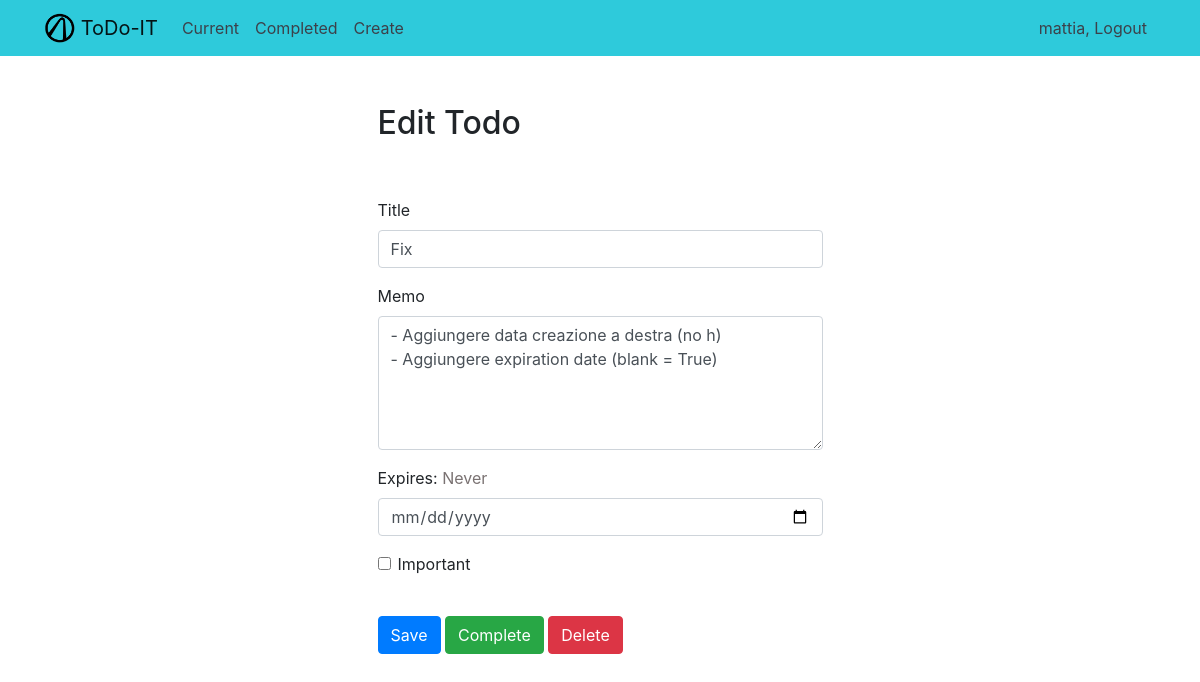
Before: /todo/21 (signed in) with the older database file.
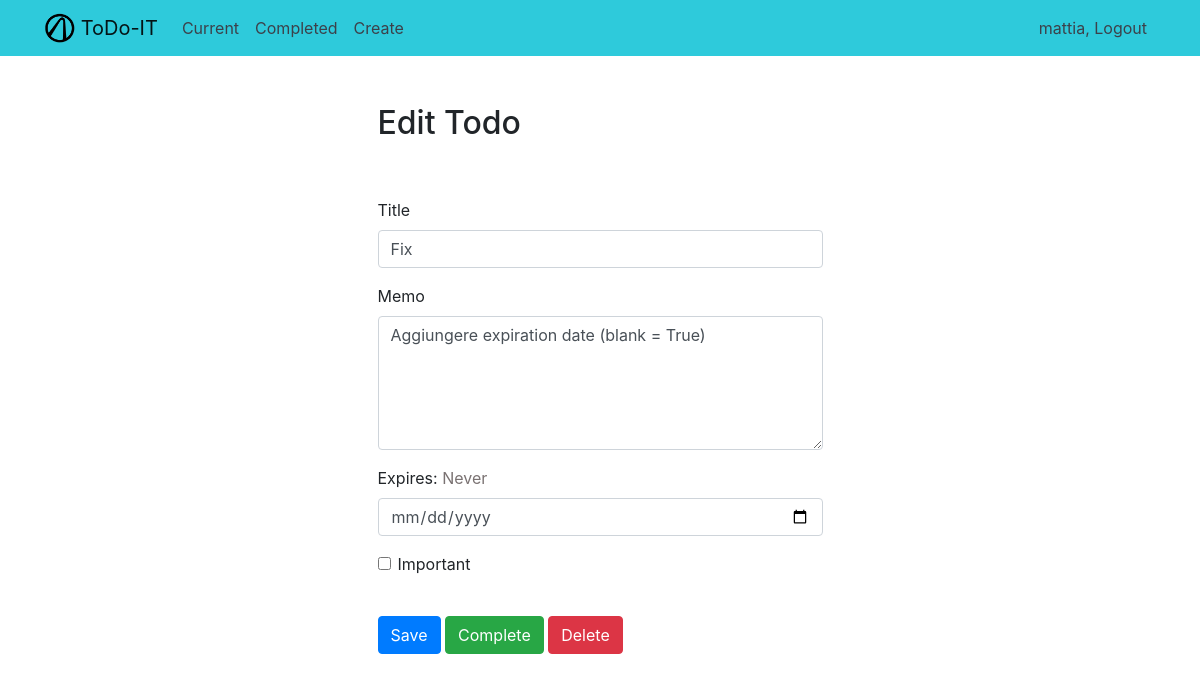
After: the same page with the newer database file.
### todo/models.py (models this page shows, shortened)
class Todo(models.Model):
    title = models.CharField(max_length=100)
    memo = models.TextField(blank=True)
    created = models.DateTimeField(auto_now_add=True)
    datecompleted = models.DateTimeField(null=True)
    expire = models.DateField(auto_now_add=False, blank=True, null=True)
    important = models.BooleanField(default=False)
    user = models.ForeignKey(User, on_delete=models.CASCADE)

### todo/views.py (the view, shortened to what this page needs)
# urls.py: path('todo/<int:todo_pk>', views.viewtodo, name='viewtodo'),
@login_required
def viewtodo(request, todo_pk):
    todo = get_object_or_404(Todo, pk=todo_pk, user=request.user)
    if request.method == "GET":
        form = TodoForm(instance=todo)
        return render(request, 'todo/viewtodo.html', {'todo': todo, 'form': form})

### todo/forms.py
class TodoForm(forms.ModelForm):
    class Meta:
        model = Todo
        fields = ['title', 'memo', 'important', 'expire']
        widgets = {
            'expire': DatePickerInput(format='%d-%m-%Y'),
        }

### templates/todo/viewtodo.html (shortened to what this page needs)
{% extends "todo/base.html" %}
{% block content %}
    <div class="row justify-content-center mt-5">
        <div class="col-md-5">
            <h2>Edit Todo</h2>
        </div>
    </div>
    <div class="row justify-content-center mt-5">
        <div class="col-md-5">
            <form method="POST">
                <div class="form-group">
                    <label for="title">Title</label>
                    <input type="text" name="title" class="form-control" id="title" value="{{ todo.title }}" required>
                </div>
                <div class="form-group">
                    <label for="memo">Memo</label>
                    <textarea name="memo" rows="5" class="form-control" id="memo" >{{ todo.memo }}</textarea>
                </div>
                <div class="form-group">
                    <label for="expire">Expires: <span style="color:#7a7272">
                        {% if todo.expire != None %}
                            {{ todo.expire }}
                        {% else %}
                            Never
                        {% endif %} </span>
                    </label>
                    <input type="date" name="expire" class="form-control" id="expire" />
                </div>
                <div class="form-group form-check">
                    <input type="checkbox" name="important" class="form-check-input" id="important" {% if todo.important %}checked{% endif %}>
                    <label class="form-check-label" for="important">Important</label>
                </div>
                <br>
                <button type="submit" class="btn btn-primary">Save</button>
                <button type="button" class="btn btn-success" onclick="$('#complete').click()">Complete</button>
                <button type="button" class="btn btn-danger" onclick="$('#delete').click()">Delete</button>
            </form>
        </div>
    </div>
{% endblock %}

Changed rows visible on the page:
changed Todo "Fix": memo "- Aggiungere data creazione a destra (no h) - Aggiungere expiration date (blank = True)" → "Aggiungere expiration date (blank = True)"
